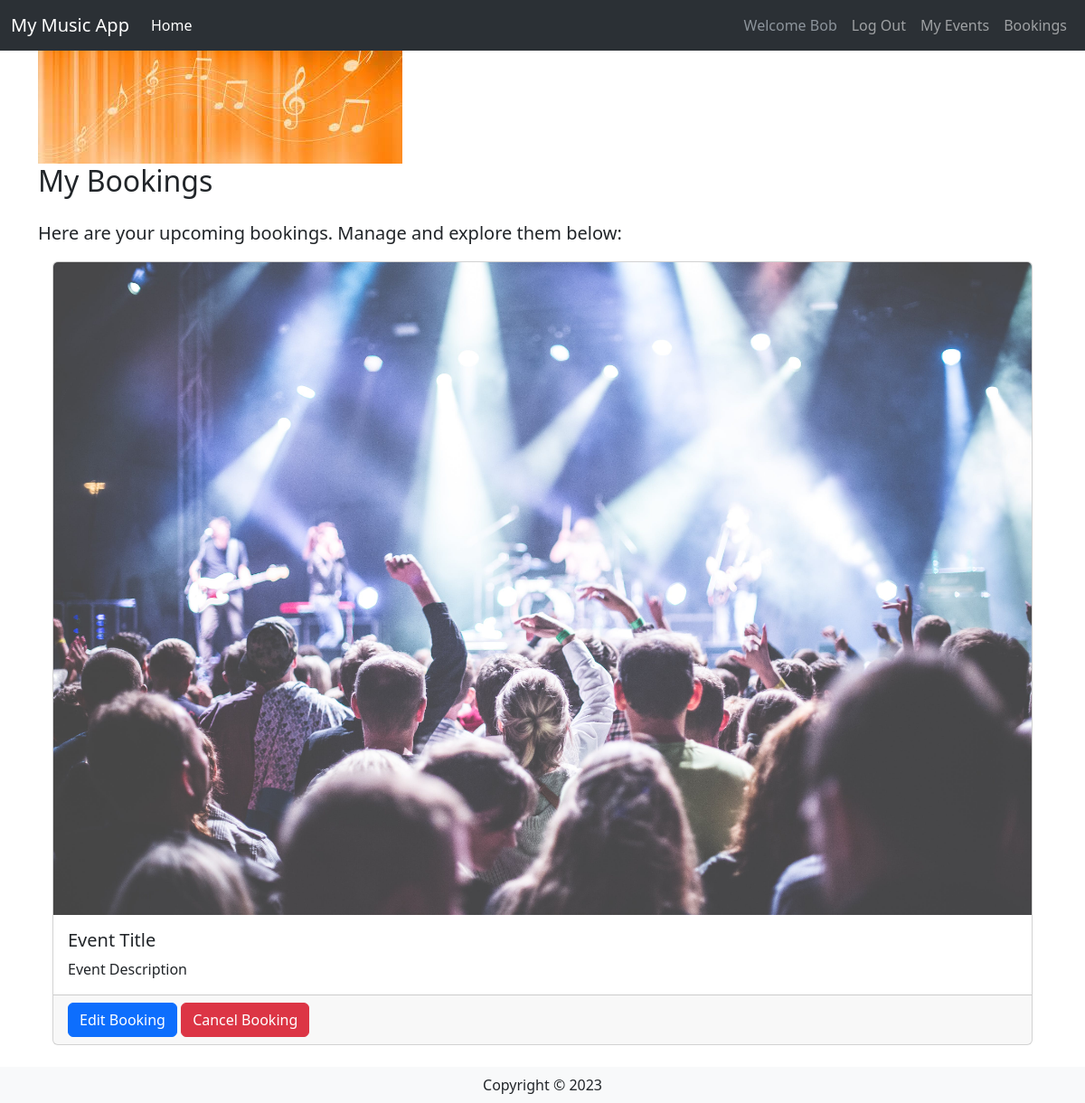
/userbookings (signed in), run on the app's committed database.
### website/models.py (models this page shows, shortened)
class User(db.Model,UserMixin):
    __tablename__ = 'User' # good practice to specify table name
    id = db.Column(db.Integer, primary_key=True)
    UserName = db.Column(db.String(100), index=True, unique=True, nullable=False)
    UserEmail = db.Column(db.String(100), index=True, nullable=False)
    UserPass_hash = db.Column(db.String(255), nullable=False)
    Phone_Num = db.Column(db.NUMERIC(20), nullable=False)
    Comments = db.relationship('Comment', backref='user')

class Concert(db.Model):
    __tablename__ = 'Event'
    id = db.Column(db.Integer, primary_key=True)
    EventName = db.Column(db.String(80))
    EventDesc = db.Column(db.String(200))
    EventImage = db.Column(db.String(400))
    EventDate = db.Column(db.String(100))
    EventLocation = db.Column(db.String(100))
    EventInfo = db.Column(db.String(200))
    EventPrice = db.Column(db.DECIMAL(9, 2))
    EventStatus = db.Column(db.String(20))
    EventTicketCount = db.Column(db.Integer)
    UserId = db.Column(db.Integer, db.ForeignKey('User.id'))
    userCreator = db.relationship('User', backref='events_created')
    EventTime = db.Column(db.String(100))
    Comments = db.relationship('Comment', backref='concert')

### website/userbooking.py (the view)
@usebookbp.route('/userbookings', methods=['GET', 'POST'])
@login_required
def userbookings():
    id= current_user.id
    userquery = db.select(Booking.EventID).where(Booking.UserID==id)
    userresult = db.session.execute(userquery).scalars()
    userbookings = userresult.all()
    concerts = db.session.scalars(db.select(Concert).where(Concert.id.in_(userbookings)))
    return render_template('user/bookings.html',concerts = concerts)

### website/templates/user/bookings.html (shortened to what this page needs)
{% extends 'base.html' %}
{% block content %}
<div class="container">
  <img src="website/static/image/header.jpeg" class="img-fluid" alt="Header Image">
  <h2 class="mb-4">My Bookings</h2>
  <p class="lead">Here are your upcoming bookings. Manage and explore them below:</p>
  <div class="card-group">
    {% for concert in concerts %}
    <div class="card mx-3 mb-4">
      <img
        class="card-img-top"
        src="{{ concert.EventImage }}"
        alt="{{ concert.EventName }} Image"
      />
      <div class="card-body">
        <h5 class="card-title">{{ concert.EventName }}</h5>
        <p class="card-text">{{ concert.EventDesc }}</p>
      </div>
      <div class="card-footer">
        <a
          href="{{ url_for('bookings.edit', id=concert.id) }}"
          class="btn btn-primary"
        >
          Edit Booking
        </a>
        <a
          href="{{ url_for('bookings.delete', id=concert.id) }}"
          class="btn btn-danger"
        >
          Cancel Booking
        </a>
      </div>
    </div>
    {% endfor %}
  </div>
</div>
{% endblock %}

### website/templates/base.html (shortened to what this page needs)
<html>
  <head>
    <link
      href="https://cdn.jsdelivr.net/npm/bootstrap@5.3.0-alpha3/dist/css/bootstrap.min.css"
      rel="stylesheet"
    />
  </head>
  <body>
    <headerclass="bg-light border-bottom">
      <nav
        data-bs-theme="dark"
        class="navbar bg-primary navbar-expand-lg bg-body-tertiary"
      >
        <div class="container-fluid">
          <a class="navbar-brand" href="/">My Music App</a>
          <div class="collapse navbar-collapse" id="navbarSupportedContent">
            <ul class="navbar-nav me-auto mb-2 mb-lg-0">
              <li class="nav-item">
                <a class="nav-link active" aria-current="page" href="/">Home</a>
              </li>
            </ul>
            <div class="navbar-nav ml-auto">
              {% if current_user.is_authenticated %}
              <a class="nav-item nav-link disabled text-muted" href="#"
                >Welcome {{current_user.UserName}}</a
              >
              <a class="nav-item nav-link" href="{{ url_for('auth.logout') }}"
                >Log Out</a
              >
              {% endif %}
              <a class="nav-item nav-link" href="{{ url_for('events.events') }}">My Events</a>
              <a class="nav-item nav-link" href="{{ url_for('userbooking.userbookings') }}">Bookings</a>
            </div>
          </div>
        </div>
      </nav>
    {% block content %} {% endblock %}
    <footer class="footer mt-auto py-2 bg-light">
      <div class="text-center">
        <span class="text-dark">Copyright &copy; {{year}}</span>
      </div>
    </footer>
  </body>
</html>

### website/templates/base.html (style rules this page uses)
body { display: flex; flex-direction: column; min-height: 100vh; }

### data on the page
User: UserName "Bob"
Concert: EventImage (picture), EventName "Event Title", EventDesc "Event Description"
